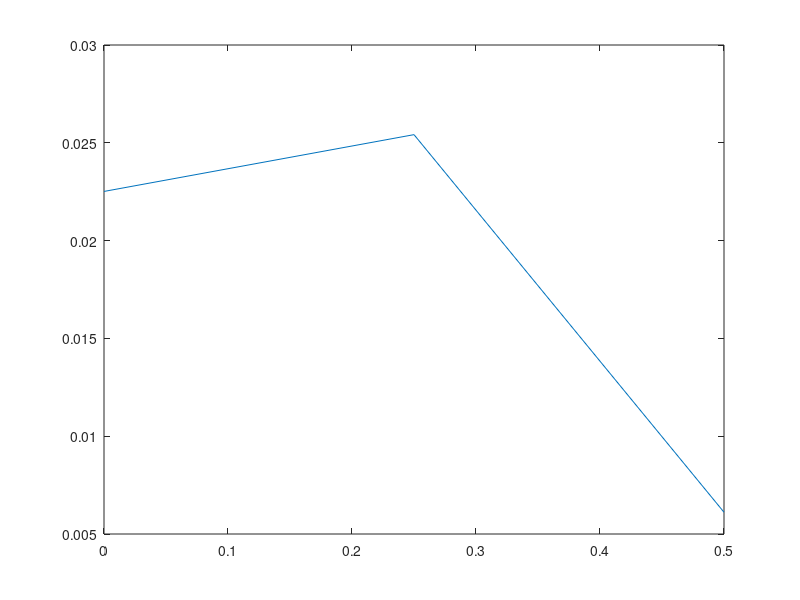

This chart was generated by the following MATLAB code:
%========================================================================
% Daniel J. Greenhoe
% Sunspots
%
% Data source:  Data was adapted from
%   https://climate.nasa.gov/vital-signs/global-temperature/
%     "Land-Ocean Temperature Index (C"
%     https://data.giss.nasa.gov/gistemp/graphs/graph_data/Global_Mean_Estimates_based_on_Land_and_Ocean_Data/graph.txt
%
% cd "c:/dan/r/common/math/graphics/data"
%========================================================================
Y = [ 
 -0.17
 -0.08
 -0.11
 -0.18
 -0.28
 -0.33
 -0.31
 -0.36
 -0.17
 -0.10
 -0.35
 -0.22
 -0.27
 -0.31
 -0.30
 -0.22
 -0.11
 -0.11
 -0.27
 -0.18
 -0.08
 -0.16
 -0.28
 -0.38
 -0.48
 -0.27
 -0.23
 -0.40
 -0.43
 -0.49
 -0.44
 -0.45
 -0.37
 -0.35
 -0.16
 -0.15
 -0.36
 -0.47
 -0.31
 -0.28
 -0.28
 -0.20
 -0.28
 -0.27
 -0.28
 -0.23
 -0.12
 -0.22
 -0.21
 -0.37
 -0.16
 -0.10
 -0.16
 -0.28
 -0.13
 -0.21
 -0.15
 -0.03
 -0.01
 -0.02
  0.12
  0.18
  0.06
  0.08
  0.20
  0.09
 -0.08
 -0.03
 -0.11
 -0.11
 -0.18
 -0.07
  0.01
  0.08
 -0.13
 -0.14
 -0.19
  0.04
  0.06
  0.03
 -0.02
  0.06
  0.04
  0.05
 -0.20
 -0.11
 -0.06
 -0.02
 -0.08
  0.06
  0.03
 -0.08
  0.01
  0.16
 -0.07
 -0.01
 -0.10
  0.18
  0.07
  0.17
  0.26
  0.32
  0.14
  0.31
  0.16
  0.12
  0.18
  0.32
  0.39
  0.27
  0.45
  0.41
  0.22
  0.23
  0.32
  0.45
  0.33
  0.47
  0.61
  0.39
  0.40
  0.54
  0.63
  0.63
  0.54
  0.68
  0.64
  0.67
  0.55
  0.66
  0.73
  0.61
  0.65
  0.69
  0.75
  0.90
  1.02
  0.93
  0.85
];
pkg load signal;
N = length(Y);
X = [0:2018-1880]';   % years-1880
U = [ones(1,N) ; X', ; X'.^2, ; X'.^3];
coefs = inv(U*U')*(U*Y)
a=coefs(1)
b=coefs(2)
c=coefs(3)
d=coefs(4)
bestFit = d*X.^3 + c*X.^2 + b*X + a;
plot(bestFit)
x = 2030;
predict2030 = d*(x-1880)^3 + c*(x-1880)^2 + b*(x-1880) + a
x = 1870;
predict1870 = d*(x-1880)^3 + c*(x-1880)^2 + b*(x-1880) + a
pkg load signal
[mag,freq] = pwelch(Y-bestFit, Nfft=4, overlap=0.5)%

plot(freq,mag);
